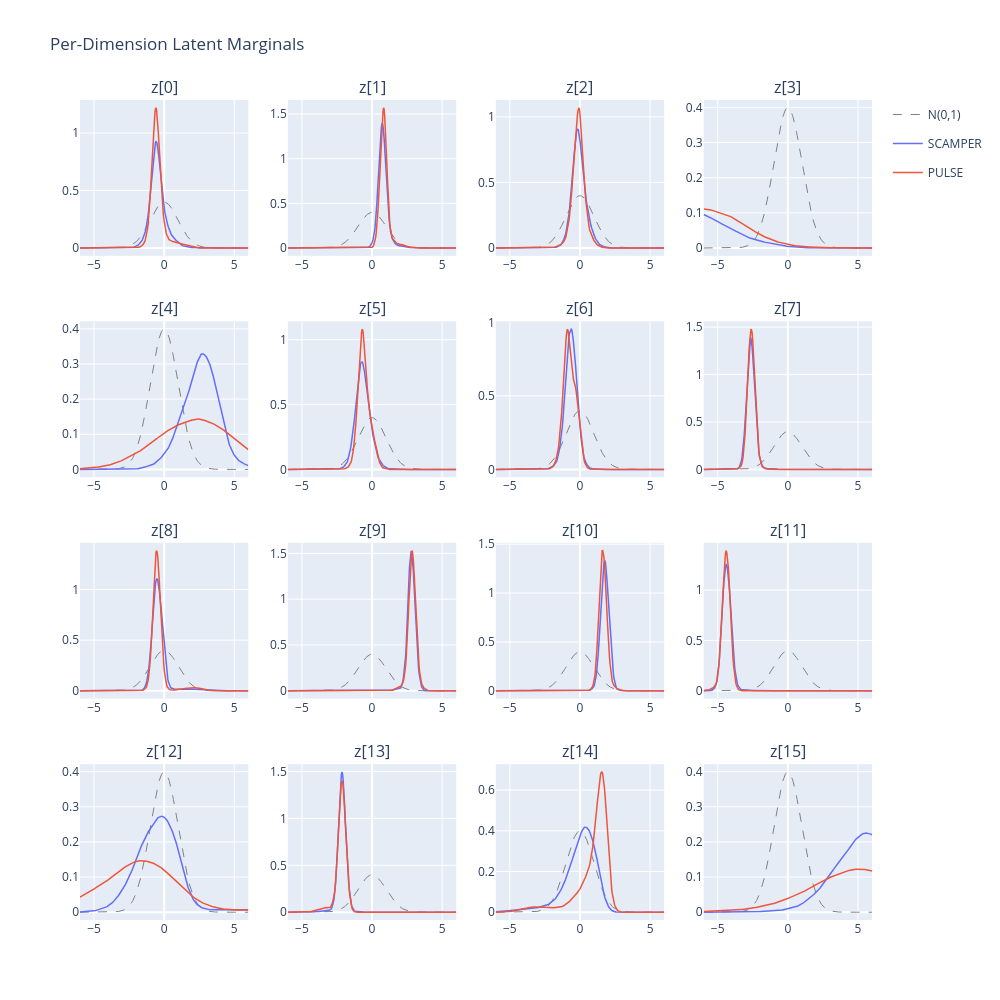

This figure's notebook cell:
### Code cell
from plotly.subplots import make_subplots
from scipy.stats import gaussian_kde


def load_flat_latents(path, dataset_name, max_points=50_000, seed=42):
    """Load latents, skip t=0, flatten, and subsample."""
    with h5py.File(path, "r") as f:
        lat = f[dataset_name][:]  # (num_clips, num_steps, d)
    lat = lat[:, 1:, :]  # skip t=0
    flat = lat.reshape(-1, lat.shape[-1])
    if len(flat) > max_points:
        rng = np.random.default_rng(seed)
        flat = flat[rng.choice(len(flat), size=max_points, replace=False)]
    return flat


flat_a = load_flat_latents(L2_DATASET_PATH_A, L2_LATENT_DATASET_A)
flat_b = (
    load_flat_latents(L2_DATASET_PATH_B, L2_LATENT_DATASET_B)
    if L2_DATASET_PATH_B is not None
    else None
)

d = flat_a.shape[1]
rows = int(np.ceil(d / KDE_COLS))

fig = make_subplots(
    rows=rows,
    cols=KDE_COLS,
    subplot_titles=[f"z[{i}]" for i in range(d)],
    horizontal_spacing=0.05,
    vertical_spacing=0.08,
)

# Shared x grid for KDE evaluation
x_grid = np.linspace(-6, 6, 300)

# Reference N(0,1) pdf
normal_pdf = np.exp(-0.5 * x_grid**2) / np.sqrt(2 * np.pi)

for i in range(d):
    row = i // KDE_COLS + 1
    col = i % KDE_COLS + 1
    show_legend = i == 0

    # N(0,1) reference
    fig.add_trace(
        go.Scatter(
            x=x_grid,
            y=normal_pdf,
            mode="lines",
            line=dict(color="gray", dash="dash", width=1),
            name="N(0,1)",
            legendgroup="ref",
            showlegend=show_legend,
        ),
        row=row,
        col=col,
    )

    # Dataset A
    kde_a = gaussian_kde(flat_a[:, i])
    fig.add_trace(
        go.Scatter(
            x=x_grid,
            y=kde_a(x_grid),
            mode="lines",
            line=dict(color="#636EFA", width=1.5),
            name=L2_LABEL_A,
            legendgroup="a",
            showlegend=show_legend,
        ),
        row=row,
        col=col,
    )

    # Dataset B
    if flat_b is not None:
        kde_b = gaussian_kde(flat_b[:, i])
        fig.add_trace(
            go.Scatter(
                x=x_grid,
                y=kde_b(x_grid),
                mode="lines",
                line=dict(color="#EF553B", width=1.5),
                name=L2_LABEL_B,
                legendgroup="b",
                showlegend=show_legend,
            ),
            row=row,
            col=col,
        )

fig.update_layout(
    title="Per-Dimension Latent Marginals",
    height=250 * rows,
    width=250 * KDE_COLS,
    showlegend=True,
)
fig.show()

### Figure 1 — Plotly figure (JSON) as saved in the notebook; plotly's stock layout.template omitted (floating-point values rounded to 4 significant figures; data arrays with more than 128 entries replaced by an {"elided": "..."} marker saying what was removed)
{"data": [{"legendgroup": "ref", "line": {"color": "gray", "dash": "dash", "width": 1}, "mode": "lines", "name": "N(0,1)", "showlegend": true, "type": "scatter", "x": {"elided": "300 float values"}, "xaxis": "x", "y": {"elided": "300 float values"}, "yaxis": "y"}, {"legendgroup": "a", "line": {"color": "#636EFA", "width": 1.5}, "mode": "lines", "name": "SCAMPER", "showlegend": true, "type": "scatter", "x": {"elided": "300 float values"}, "xaxis": "x", "y": {"elided": "300 float values"}, "yaxis": "y"}, {"legendgroup": "b", "line": {"color": "#EF553B", "width": 1.5}, "mode": "lines", "name": "PULSE", "showlegend": true, "type": "scatter", "x": {"elided": "300 float values"}, "xaxis": "x", "y": {"elided": "300 float values"}, "yaxis": "y"}, {"legendgroup": "ref", "line": {"color": "gray", "dash": "dash", "width": 1}, "mode": "lines", "name": "N(0,1)", "showlegend": false, "type": "scatter", "x": {"elided": "300 float values"}, "xaxis": "x2", "y": {"elided": "300 float values"}, "yaxis": "y2"}, {"legendgroup": "a", "line": {"color": "#636EFA", "width": 1.5}, "mode": "lines", "name": "SCAMPER", "showlegend": false, "type": "scatter", "x": {"elided": "300 float values"}, "xaxis": "x2", "y": {"elided": "300 float values"}, "yaxis": "y2"}, {"legendgroup": "b", "line": {"color": "#EF553B", "width": 1.5}, "mode": "lines", "name": "PULSE", "showlegend": false, "type": "scatter", "x": {"elided": "300 float values"}, "xaxis": "x2", "y": {"elided": "300 float values"}, "yaxis": "y2"}, {"legendgroup": "ref", "line": {"color": "gray", "dash": "dash", "width": 1}, "mode": "lines", "name": "N(0,1)", "showlegend": false, "type": "scatter", "x": {"elided": "300 float values"}, "xaxis": "x3", "y": {"elided": "300 float values"}, "yaxis": "y3"}, {"legendgroup": "a", "line": {"color": "#636EFA", "width": 1.5}, "mode": "lines", "name": "SCAMPER", "showlegend": false, "type": "scatter", "x": {"elided": "300 float values"}, "xaxis": "x3", "y": {"elided": "300 float values"}, "yaxis": "y3"}, {"legendgroup": "b", "line": {"color": "#EF553B", "width": 1.5}, "mode": "lines", "name": "PULSE", "showlegend": false, "type": "scatter", "x": {"elided": "300 float values"}, "xaxis": "x3", "y": {"elided": "300 float values"}, "yaxis": "y3"}, {"legendgroup": "ref", "line": {"color": "gray", "dash": "dash", "width": 1}, "mode": "lines", "name": "N(0,1)", "showlegend": false, "type": "scatter", "x": {"elided": "300 float values"}, "xaxis": "x4", "y": {"elided": "300 float values"}, "yaxis": "y4"}, {"legendgroup": "a", "line": {"color": "#636EFA", "width": 1.5}, "mode": "lines", "name": "SCAMPER", "showlegend": false, "type": "scatter", "x": {"elided": "300 float values"}, "xaxis": "x4", "y": {"elided": "300 float values"}, "yaxis": "y4"}, {"legendgroup": "b", "line": {"color": "#EF553B", "width": 1.5}, "mode": "lines", "name": "PULSE", "showlegend": false, "type": "scatter", "x": {"elided": "300 float values"}, "xaxis": "x4", "y": {"elided": "300 float values"}, "yaxis": "y4"}, {"legendgroup": "ref", "line": {"color": "gray", "dash": "dash", "width": 1}, "mode": "lines", "name": "N(0,1)", "showlegend": false, "type": "scatter", "x": {"elided": "300 float values"}, "xaxis": "x5", "y": {"elided": "300 float values"}, "yaxis": "y5"}, {"legendgroup": "a", "line": {"color": "#636EFA", "width": 1.5}, "mode": "lines", "name": "SCAMPER", "showlegend": false, "type": "scatter", "x": {"elided": "300 float values"}, "xaxis": "x5", "y": {"elided": "300 float values"}, "yaxis": "y5"}, {"legendgroup": "b", "line": {"color": "#EF553B", "width": 1.5}, "mode": "lines", "name": "PULSE", "showlegend": false, "type": "scatter", "x": {"elided": "300 float values"}, "xaxis": "x5", "y": {"elided": "300 float values"}, "yaxis": "y5"}, {"legendgroup": "ref", "line": {"color": "gray", "dash": "dash", "width": 1}, "mode": "lines", "name": "N(0,1)", "showlegend": false, "type": "scatter", "x": {"elided": "300 float values"}, "xaxis": "x6", "y": {"elided": "300 float values"}, "yaxis": "y6"}, {"legendgroup": "a", "line": {"color": "#636EFA", "width": 1.5}, "mode": "lines", "name": "SCAMPER", "showlegend": false, "type": "scatter", "x": {"elided": "300 float values"}, "xaxis": "x6", "y": {"elided": "300 float values"}, "yaxis": "y6"}, {"legendgroup": "b", "line": {"color": "#EF553B", "width": 1.5}, "mode": "lines", "name": "PULSE", "showlegend": false, "type": "scatter", "x": {"elided": "300 float values"}, "xaxis": "x6", "y": {"elided": "300 float values"}, "yaxis": "y6"}, {"legendgroup": "ref", "line": {"color": "gray", "dash": "dash", "width": 1}, "mode": "lines", "name": "N(0,1)", "showlegend": false, "type": "scatter", "x": {"elided": "300 float values"}, "xaxis": "x7", "y": {"elided": "300 float values"}, "yaxis": "y7"}, {"legendgroup": "a", "line": {"color": "#636EFA", "width": 1.5}, "mode": "lines", "name": "SCAMPER", "showlegend": false, "type": "scatter", "x": {"elided": "300 float values"}, "xaxis": "x7", "y": {"elided": "300 float values"}, "yaxis": "y7"}, {"legendgroup": "b", "line": {"color": "#EF553B", "width": 1.5}, "mode": "lines", "name": "PULSE", "showlegend": false, "type": "scatter", "x": {"elided": "300 float values"}, "xaxis": "x7", "y": {"elided": "300 float values"}, "yaxis": "y7"}, {"legendgroup": "ref", "line": {"color": "gray", "dash": "dash", "width": 1}, "mode": "lines", "name": "N(0,1)", "showlegend": false, "type": "scatter", "x": {"elided": "300 float values"}, "xaxis": "x8", "y": {"elided": "300 float values"}, "yaxis": "y8"}, {"legendgroup": "a", "line": {"color": "#636EFA", "width": 1.5}, "mode": "lines", "name": "SCAMPER", "showlegend": false, "type": "scatter", "x": {"elided": "300 float values"}, "xaxis": "x8", "y": {"elided": "300 float values"}, "yaxis": "y8"}, {"legendgroup": "b", "line": {"color": "#EF553B", "width": 1.5}, "mode": "lines", "name": "PULSE", "showlegend": false, "type": "scatter", "x": {"elided": "300 float values"}, "xaxis": "x8", "y": {"elided": "300 float values"}, "yaxis": "y8"}, {"legendgroup": "ref", "line": {"color": "gray", "dash": "dash", "width": 1}, "mode": "lines", "name": "N(0,1)", "showlegend": false, "type": "scatter", "x": {"elided": "300 float values"}, "xaxis": "x9", "y": {"elided": "300 float values"}, "yaxis": "y9"}, {"legendgroup": "a", "line": {"color": "#636EFA", "width": 1.5}, "mode": "lines", "name": "SCAMPER", "showlegend": false, "type": "scatter", "x": {"elided": "300 float values"}, "xaxis": "x9", "y": {"elided": "300 float values"}, "yaxis": "y9"}, {"legendgroup": "b", "line": {"color": "#EF553B", "width": 1.5}, "mode": "lines", "name": "PULSE", "showlegend": false, "type": "scatter", "x": {"elided": "300 float values"}, "xaxis": "x9", "y": {"elided": "300 float values"}, "yaxis": "y9"}, {"legendgroup": "ref", "line": {"color": "gray", "dash": "dash", "width": 1}, "mode": "lines", "name": "N(0,1)", "showlegend": false, "type": "scatter", "x": {"elided": "300 float values"}, "xaxis": "x10", "y": {"elided": "300 float values"}, "yaxis": "y10"}, {"legendgroup": "a", "line": {"color": "#636EFA", "width": 1.5}, "mode": "lines", "name": "SCAMPER", "showlegend": false, "type": "scatter", "x": {"elided": "300 float values"}, "xaxis": "x10", "y": {"elided": "300 float values"}, "yaxis": "y10"}, {"legendgroup": "b", "line": {"color": "#EF553B", "width": 1.5}, "mode": "lines", "name": "PULSE", "showlegend": false, "type": "scatter", "x": {"elided": "300 float values"}, "xaxis": "x10", "y": {"elided": "300 float values"}, "yaxis": "y10"}, {"legendgroup": "ref", "line": {"color": "gray", "dash": "dash", "width": 1}, "mode": "lines", "name": "N(0,1)", "showlegend": false, "type": "scatter", "x": {"elided": "300 float values"}, "xaxis": "x11", "y": {"elided": "300 float values"}, "yaxis": "y11"}, {"legendgroup": "a", "line": {"color": "#636EFA", "width": 1.5}, "mode": "lines", "name": "SCAMPER", "showlegend": false, "type": "scatter", "x": {"elided": "300 float values"}, "xaxis": "x11", "y": {"elided": "300 float values"}, "yaxis": "y11"}, {"legendgroup": "b", "line": {"color": "#EF553B", "width": 1.5}, "mode": "lines", "name": "PULSE", "showlegend": false, "type": "scatter", "x": {"elided": "300 float values"}, "xaxis": "x11", "y": {"elided": "300 float values"}, "yaxis": "y11"}, {"legendgroup": "ref", "line": {"color": "gray", "dash": "dash", "width": 1}, "mode": "lines", "name": "N(0,1)", "showlegend": false, "type": "scatter", "x": {"elided": "300 float values"}, "xaxis": "x12", "y": {"elided": "300 float values"}, "yaxis": "y12"}, {"legendgroup": "a", "line": {"color": "#636EFA", "width": 1.5}, "mode": "lines", "name": "SCAMPER", "showlegend": false, "type": "scatter", "x": {"elided": "300 float values"}, "xaxis": "x12", "y": {"elided": "300 float values"}, "yaxis": "y12"}, {"legendgroup": "b", "line": {"color": "#EF553B", "width": 1.5}, "mode": "lines", "name": "PULSE", "showlegend": false, "type": "scatter", "x": {"elided": "300 float values"}, "xaxis": "x12", "y": {"elided": "300 float values"}, "yaxis": "y12"}, {"legendgroup": "ref", "line": {"color": "gray", "dash": "dash", "width": 1}, "mode": "lines", "name": "N(0,1)", "showlegend": false, "type": "scatter", "x": {"elided": "300 float values"}, "xaxis": "x13", "y": {"elided": "300 float values"}, "yaxis": "y13"}, {"legendgroup": "a", "line": {"color": "#636EFA", "width": 1.5}, "mode": "lines", "name": "SCAMPER", "showlegend": false, "type": "scatter", "x": {"elided": "300 float values"}, "xaxis": "x13", "y": {"elided": "300 float values"}, "yaxis": "y13"}, {"legendgroup": "b", "line": {"color": "#EF553B", "width": 1.5}, "mode": "lines", "name": "PULSE", "showlegend": false, "type": "scatter", "x": {"elided": "300 float values"}, "xaxis": "x13", "y": {"elided": "300 float values"}, "yaxis": "y13"}, {"legendgroup": "ref", "line": {"color": "gray", "dash": "dash", "width": 1}, "mode": "lines", "name": "N(0,1)", "showlegend": false, "type": "scatter", "x": {"elided": "300 float values"}, "xaxis": "x14", "y": {"elided": "300 float values"}, "yaxis": "y14"}, {"legendgroup": "a", "line": {"color": "#636EFA", "width": 1.5}, "mode": "lines", "name": "SCAMPER", "showlegend": false, "type": "scatter", "x": {"elided": "300 float values"}, "xaxis": "x14", "y": {"elided": "300 float values"}, "yaxis": "y14"}, {"legendgroup": "b", "line": {"color": "#EF553B", "width": 1.5}, "mode": "lines", "name": "PULSE", "showlegend": false, "type": "scatter", "x": {"elided": "300 float values"}, "xaxis": "x14", "y": {"elided": "300 float values"}, "yaxis": "y14"}, {"legendgroup": "ref", "line": {"color": "gray", "dash": "dash", "width": 1}, "mode": "lines", "name": "N(0,1)", "showlegend": false, "type": "scatter", "x": {"elided": "300 float values"}, "xaxis": "x15", "y": {"elided": "300 float values"}, "yaxis": "y15"}, {"legendgroup": "a", "line": {"color": "#636EFA", "width": 1.5}, "mode": "lines", "name": "SCAMPER", "showlegend": false, "type": "scatter", "x": {"elided": "300 float values"}, "xaxis": "x15", "y": {"elided": "300 float values"}, "yaxis": "y15"}, {"legendgroup": "b", "line": {"color": "#EF553B", "width": 1.5}, "mode": "lines", "name": "PULSE", "showlegend": false, "type": "scatter", "x": {"elided": "300 float values"}, "xaxis": "x15", "y": {"elided": "300 float values"}, "yaxis": "y15"}, {"legendgroup": "ref", "line": {"color": "gray", "dash": "dash", "width": 1}, "mode": "lines", "name": "N(0,1)", "showlegend": false, "type": "scatter", "x": {"elided": "300 float values"}, "xaxis": "x16", "y": {"elided": "300 float values"}, "yaxis": "y16"}, {"legendgroup": "a", "line": {"color": "#636EFA", "width": 1.5}, "mode": "lines", "name": "SCAMPER", "showlegend": false, "type": "scatter", "x": {"elided": "300 float values"}, "xaxis": "x16", "y": {"elided": "300 float values"}, "yaxis": "y16"}, {"legendgroup": "b", "line": {"color": "#EF553B", "width": 1.5}, "mode": "lines", "name": "PULSE", "showlegend": false, "type": "scatter", "x": {"elided": "300 float values"}, "xaxis": "x16", "y": {"elided": "300 float values"}, "yaxis": "y16"}], "layout": {"annotations": [{"font": {"size": 16}, "showarrow": false, "text": "z[0]", "x": 0.1062, "xanchor": "center", "xref": "paper", "y": 1, "yanchor": "bottom", "yref": "paper"}, {"font": {"size": 16}, "showarrow": false, "text": "z[1]", "x": 0.3688, "xanchor": "center", "xref": "paper", "y": 1, "yanchor": "bottom", "yref": "paper"}, {"font": {"size": 16}, "showarrow": false, "text": "z[2]", "x": 0.6313, "xanchor": "center", "xref": "paper", "y": 1, "yanchor": "bottom", "yref": "paper"}, {"font": {"size": 16}, "showarrow": false, "text": "z[3]", "x": 0.8938, "xanchor": "center", "xref": "paper", "y": 1, "yanchor": "bottom", "yref": "paper"}, {"font": {"size": 16}, "showarrow": false, "text": "z[4]", "x": 0.1062, "xanchor": "center", "xref": "paper", "y": 0.73, "yanchor": "bottom", "yref": "paper"}, {"font": {"size": 16}, "showarrow": false, "text": "z[5]", "x": 0.3688, "xanchor": "center", "xref": "paper", "y": 0.73, "yanchor": "bottom", "yref": "paper"}, {"font": {"size": 16}, "showarrow": false, "text": "z[6]", "x": 0.6313, "xanchor": "center", "xref": "paper", "y": 0.73, "yanchor": "bottom", "yref": "paper"}, {"font": {"size": 16}, "showarrow": false, "text": "z[7]", "x": 0.8938, "xanchor": "center", "xref": "paper", "y": 0.73, "yanchor": "bottom", "yref": "paper"}, {"font": {"size": 16}, "showarrow": false, "text": "z[8]", "x": 0.1062, "xanchor": "center", "xref": "paper", "y": 0.46, "yanchor": "bottom", "yref": "paper"}, {"font": {"size": 16}, "showarrow": false, "text": "z[9]", "x": 0.3688, "xanchor": "center", "xref": "paper", "y": 0.46, "yanchor": "bottom", "yref": "paper"}, {"font": {"size": 16}, "showarrow": false, "text": "z[10]", "x": 0.6313, "xanchor": "center", "xref": "paper", "y": 0.46, "yanchor": "bottom", "yref": "paper"}, {"font": {"size": 16}, "showarrow": false, "text": "z[11]", "x": 0.8938, "xanchor": "center", "xref": "paper", "y": 0.46, "yanchor": "bottom", "yref": "paper"}, {"font": {"size": 16}, "showarrow": false, "text": "z[12]", "x": 0.1062, "xanchor": "center", "xref": "paper", "y": 0.19, "yanchor": "bottom", "yref": "paper"}, {"font": {"size": 16}, "showarrow": false, "text": "z[13]", "x": 0.3688, "xanchor": "center", "xref": "paper", "y": 0.19, "yanchor": "bottom", "yref": "paper"}, {"font": {"size": 16}, "showarrow": false, "text": "z[14]", "x": 0.6313, "xanchor": "center", "xref": "paper", "y": 0.19, "yanchor": "bottom", "yref": "paper"}, {"font": {"size": 16}, "showarrow": false, "text": "z[15]", "x": 0.8938, "xanchor": "center", "xref": "paper", "y": 0.19, "yanchor": "bottom", "yref": "paper"}], "height": 1000, "showlegend": true, "title": {"text": "Per-Dimension Latent Marginals"}, "width": 1000, "xaxis": {"anchor": "y", "domain": [0, 0.2125]}, "xaxis10": {"anchor": "y10", "domain": [0.2625, 0.475]}, "xaxis11": {"anchor": "y11", "domain": [0.525, 0.7375]}, "xaxis12": {"anchor": "y12", "domain": [0.7875, 1]}, "xaxis13": {"anchor": "y13", "domain": [0, 0.2125]}, "xaxis14": {"anchor": "y14", "domain": [0.2625, 0.475]}, "xaxis15": {"anchor": "y15", "domain": [0.525, 0.7375]}, "xaxis16": {"anchor": "y16", "domain": [0.7875, 1]}, "xaxis2": {"anchor": "y2", "domain": [0.2625, 0.475]}, "xaxis3": {"anchor": "y3", "domain": [0.525, 0.7375]}, "xaxis4": {"anchor": "y4", "domain": [0.7875, 1]}, "xaxis5": {"anchor": "y5", "domain": [0, 0.2125]}, "xaxis6": {"anchor": "y6", "domain": [0.2625, 0.475]}, "xaxis7": {"anchor": "y7", "domain": [0.525, 0.7375]}, "xaxis8": {"anchor": "y8", "domain": [0.7875, 1]}, "xaxis9": {"anchor": "y9", "domain": [0, 0.2125]}, "yaxis": {"anchor": "x", "domain": [0.81, 1]}, "yaxis10": {"anchor": "x10", "domain": [0.27, 0.46]}, "yaxis11": {"anchor": "x11", "domain": [0.27, 0.46]}, "yaxis12": {"anchor": "x12", "domain": [0.27, 0.46]}, "yaxis13": {"anchor": "x13", "domain": [0, 0.19]}, "yaxis14": {"anchor": "x14", "domain": [0, 0.19]}, "yaxis15": {"anchor": "x15", "domain": [0, 0.19]}, "yaxis16": {"anchor": "x16", "domain": [0, 0.19]}, "yaxis2": {"anchor": "x2", "domain": [0.81, 1]}, "yaxis3": {"anchor": "x3", "domain": [0.81, 1]}, "yaxis4": {"anchor": "x4", "domain": [0.81, 1]}, "yaxis5": {"anchor": "x5", "domain": [0.54, 0.73]}, "yaxis6": {"anchor": "x6", "domain": [0.54, 0.73]}, "yaxis7": {"anchor": "x7", "domain": [0.54, 0.73]}, "yaxis8": {"anchor": "x8", "domain": [0.54, 0.73]}, "yaxis9": {"anchor": "x9", "domain": [0.27, 0.46]}}}
